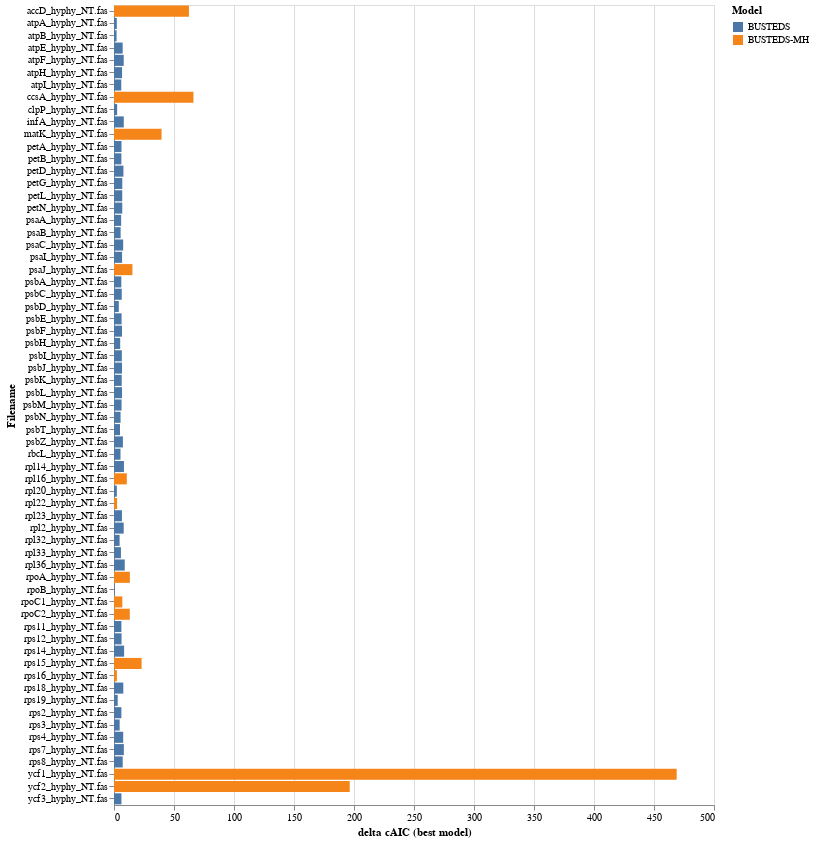

Notebook cell for this chart:
### Code cell
result = df


#result = result.sort_values(by=["w3"], ascending=True)

line = alt.Chart(result).mark_bar().encode(
    x=alt.X('delta cAIC (best model):Q'),
    y=alt.Y('Filename', sort='ascending'),
    color='Model'
).properties(
    width=600,
    height=800
)

line

### Figure 1 — Vega-Lite specification as saved in the notebook (floating-point values rounded to 4 significant figures; data arrays with more than 128 entries replaced by an {"elided": "..."} marker saying what was removed)
{"config": {"view": {"continuousWidth": 400, "continuousHeight": 300}}, "data": {"name": "data-5196cf1015ad557e4f1a072a24535ac1"}, "mark": "bar", "encoding": {"color": {"field": "Model", "type": "nominal"}, "x": {"field": "delta cAIC (best model)", "type": "quantitative"}, "y": {"field": "Filename", "sort": "ascending", "type": "nominal"}}, "height": 800, "width": 600, "$schema": "https://vega.github.io/schema/vega-lite/v4.17.0.json", "datasets": {"data-5196cf1015ad557e4f1a072a24535ac1": {"elided": "130 records"}}}
